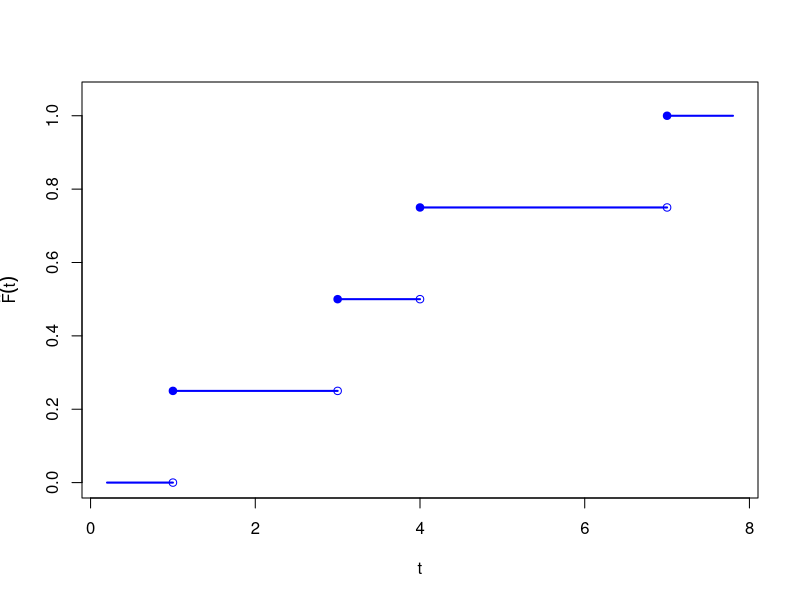
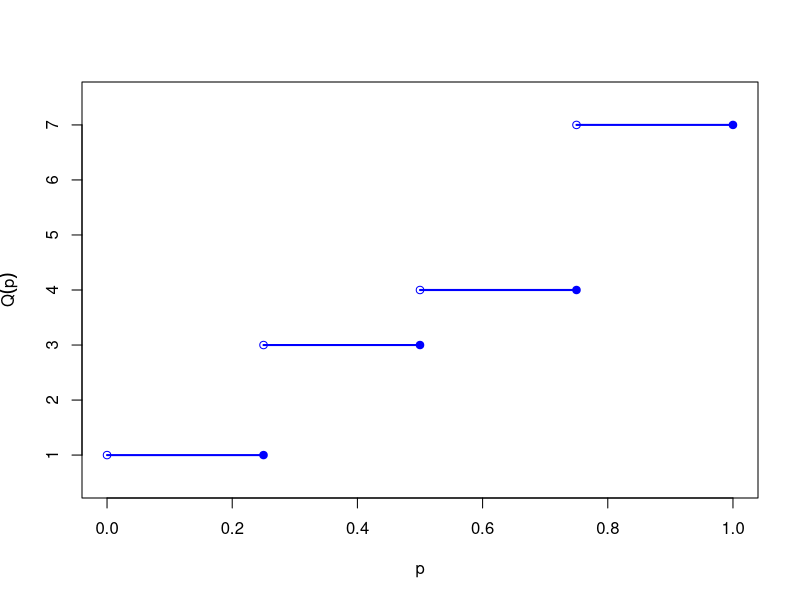

R code for these plots, in order:
## ---- chunk 1
#| fig-width: 5
#| fig-height: 4
x <- c(4, 1, 7, 3)
n <- length(x)
x_ord <- sort(x)
p_ord <- seq_len(n) / n
ecdf_x_padding <- 0.8
x_min <- min(x_ord) - ecdf_x_padding
x_max <- max(x_ord) + ecdf_x_padding

x_left <- c(x_min, x_ord)
x_right <- c(x_ord, x_max)
f_levels <- c(0, p_ord)

plot(
  0,
  0,
  type = "n",
  xlim = c(x_min, x_max),
  ylim = c(0, 1.05),
  xlab = "t",
  ylab = expression(hat(plain("F"))(t))
)
segments(x_left, f_levels, x_right, f_levels, lwd = 2, col = "blue")
points(x_ord, f_levels[seq_len(n)], pch = 1, col = "blue")
points(x_ord, f_levels[seq_len(n) + 1], pch = 19, col = "blue")
## ---- chunk 2
#| fig-width: 5
#| fig-height: 4
eqf_y_padding <- 0.5
q_left <- c(0, p_ord[-n])
q_right <- p_ord
plot(
  0,
  0,
  type = "n",
  xlim = c(0, 1),
  ylim = c(min(x_ord) - eqf_y_padding, max(x_ord) + eqf_y_padding),
  xlab = "p",
  ylab = expression(hat(Q)(p))
)
segments(q_left, x_ord, q_right, x_ord, lwd = 2, col = "blue")
points(q_left, x_ord, pch = 1, col = "blue")
points(q_right, x_ord, pch = 19, col = "blue")
